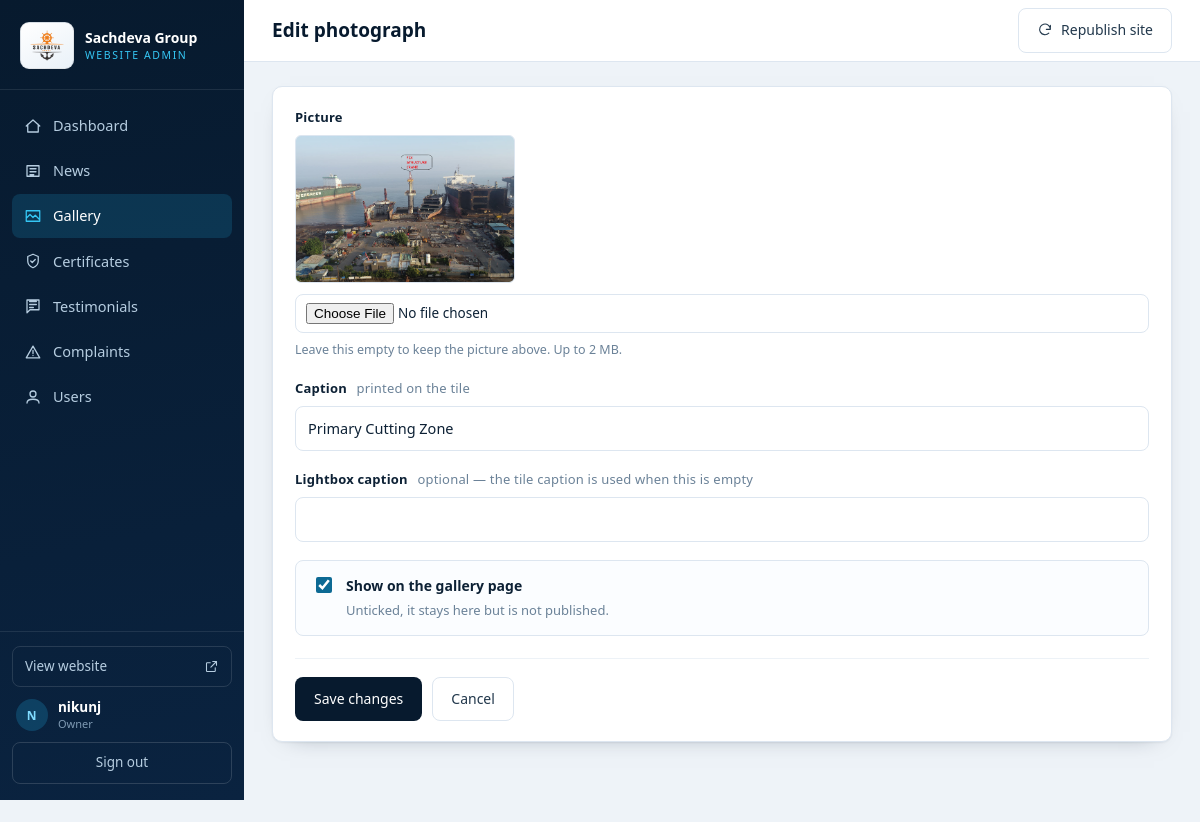
The app's page /admin/gallery.php?action=edit&id=1 (signed in) with its own data.
### tables this page shows
CREATE TABLE sg_users (
            id            INTEGER PRIMARY KEY AUTOINCREMENT,
            username      TEXT NOT NULL,
            password_hash TEXT NOT NULL,
            full_name     TEXT NOT NULL DEFAULT '',
            email         TEXT NOT NULL DEFAULT '',
            role          TEXT NOT NULL DEFAULT 'editor',
            is_active     INTEGER NOT NULL DEFAULT 1,
            created_at    TEXT NOT NULL DEFAULT '',
            last_login_at TEXT NOT NULL DEFAULT '',
            UNIQUE (username)
        );

CREATE TABLE sg_gallery (
            id           INTEGER PRIMARY KEY AUTOINCREMENT,
            title        TEXT NOT NULL,
            caption      TEXT,
            image        TEXT,
            is_published INTEGER NOT NULL DEFAULT 1,
            sort_order   INTEGER NOT NULL DEFAULT 0,
            created_at   TEXT NOT NULL DEFAULT '',
            updated_at   TEXT NOT NULL DEFAULT ''
        );

### includes/helpers.php (called while the page is built, shortened)
<?php
if (!function_exists('e')) {
    function e($s) {
        return htmlspecialchars((string) $s, ENT_QUOTES | ENT_SUBSTITUTE, 'UTF-8');
    }
}
function sg_get($key, $default = '') {
    return trim(preg_replace('/[\x00-\x1F\x7F]/u', '', (string) $_GET[$key]));
}
function sg_get_int($key, $default = 0) {
    return isset($_GET[$key]) && !is_array($_GET[$key]) ? (int) $_GET[$key] : $default;
}
function sg_initials($name, $max = 3) {
    $name = trim(preg_replace('/[^\p{L}\p{N} ]+/u', ' ', (string) $name));
    $words = preg_split('/\s+/u', $name, -1, PREG_SPLIT_NO_EMPTY);
    $out = '';
    foreach ($words as $w) {
        $out .= mb_strtoupper(mb_substr($w, 0, 1, 'UTF-8'), 'UTF-8');
    }
    return $out !== '' ? $out : '--';
}
function sg_bytes($n) {
    $n = (float) $n;
    if ($n >= 1048576) return round($n / 1048576, 1) . ' MB';
    return (int) $n . ' B';
}
function sg_effective_max_upload() {
    $toBytes = function ($v) {
        $v = trim((string) $v);
        if ($v === '') return 0;
        $unit = strtolower(substr($v, -1));
        $num  = (float) $v;
        if ($unit === 'g') return (int) ($num * 1073741824);
        if ($unit === 'm') return (int) ($num * 1048576);
        if ($unit === 'k') return (int) ($num * 1024);
        return (int) $num;
    };
    $limits = array((int) sg_config('max_upload', 4194304));
    foreach (array('upload_max_filesize', 'post_max_size') as $k) {
        $b = $toBytes(ini_get($k));
        if ($b > 0) $limits[] = $b;
    }
    return min($limits);
}

### includes/auth.php (called while the page is built, shortened)
<?php
require_once __DIR__ . '/db.php';
require_once __DIR__ . '/helpers.php';
function sg_user() {
    static $cached = null;
    static $looked = false;
    if ($looked) return $cached;
    $looked = true;
    $u = sg_one('SELECT * FROM sg_users WHERE id = ?', array((int) $_SESSION['sg_uid']));
    $cached = $u;
    return $cached;
}
function sg_is_owner() {
    $u = sg_user();
    return $u && $u['role'] === 'owner';
}
function sg_require_login() {
    if (sg_user()) return;
}

### includes/db.php (called while the page is built, shortened)
<?php
function sg_config($key = null, $default = null) {
    static $cfg = null;
    if ($cfg === null) $cfg = require __DIR__ . '/config.php';
    return array_key_exists($key, $cfg) ? $cfg[$key] : $default;
}
function sg_driver() {
    $db = sg_config('db');
    return (isset($db['driver']) && $db['driver'] === 'mysql') ? 'mysql' : 'sqlite';
}
function sg_db() {
    static $pdo = null;
    if ($pdo instanceof PDO) return $pdo;
    $db  = sg_config('db');
    $opt = array(
        PDO::ATTR_ERRMODE            => PDO::ERRMODE_EXCEPTION,
        PDO::ATTR_DEFAULT_FETCH_MODE => PDO::FETCH_ASSOC,
        PDO::ATTR_EMULATE_PREPARES   => false,
    );
    if (sg_driver() === 'mysql') {
        $dsn = 'mysql:host=' . $db['host'] . ';port=' . (int) $db['port']
             . ';dbname=' . $db['name'] . ';charset=' . (isset($db['charset']) ? $db['charset'] : 'utf8mb4');
        $pdo = new PDO($dsn, $db['user'], $db['pass'], $opt);
    } else {
        $file = $db['file'];
        $pdo = new PDO('sqlite:' . $file, null, null, $opt);
        $pdo->exec('PRAGMA foreign_keys = ON');
        $pdo->exec('PRAGMA journal_mode = WAL');
        $pdo->exec('PRAGMA busy_timeout = 5000');
    }
    return $pdo;
}
function sg_one($sql, $args = array()) {
    $st = sg_db()->prepare($sql);
    $st->execute($args);
    $row = $st->fetch();
    return $row === false ? null : $row;
}

### includes/config.php (called while the page is built, shortened)
<?php
$config = array(
    'db' => array(
        'driver' => 'sqlite',
        'file'   => dirname(__DIR__) . '/data/content.sqlite',
        'host'    => 'localhost',
        'port'    => 3306,
        'name'    => 'sachdeva_cms',
        'user'    => 'root',
        'pass'    => '',
        'charset' => 'utf8mb4',
    ),
    'upload_dir'  => 'uploads',
    'max_upload'  => 4 * 1024 * 1024,
    'image_types' => array('jpg', 'jpeg', 'png', 'webp', 'gif'),
    'targets' => array(
        'news'         => 'news.html',
        'gallery'      => 'gallery.html',
        'testimonials' => 'about_us.html',
        'certificates' => 'our_credentials.html',
    ),
    'session_name'    => 'SGADMIN',
    'session_idle'    => 2 * 60 * 60,
    'login_max_tries' => 6,
    'login_window'    => 15 * 60,
    'site_name' => 'Sachdeva Group of Industries',
    'site_url'  => '',
);
$localFile = __DIR__ . '/config.local.php';
return $config;

### admin/gallery.php (the view, shortened to what this page needs)
<?php
require __DIR__ . '/_bootstrap.php';
sg_require_login();
require __DIR__ . '/_layout.php';
$action = sg_get('action', 'list');
$id     = sg_get_int('id');
if ($action === 'edit') {
    if (!isset($item)) {
        $item = sg_one('SELECT * FROM sg_gallery WHERE id = ?', array($id));
    }
    sg_admin_head('Edit photograph', 'gallery.php');
    ?>
    <form method="post" action="gallery.php" enctype="multipart/form-data" class="card form">
        <div class="form__grid">
            <div class="field field--wide">
                <span>Picture</span>
                <div class="thumbrow">
                    <img class="thumb thumb--lg" src="../<?php echo e($item['image']); ?>" alt="">
                </div>
                <input type="file" name="image" accept="image/jpeg,image/png,image/webp,image/gif">
                <small class="hint">
                    Leave this empty to keep the picture above. Up to
                    <?php echo e(sg_bytes(sg_effective_max_upload())); ?>.
                </small>
            </div>
            <label class="field field--wide">
                <span>Caption <em>printed on the tile</em></span>
                <input type="text" name="title" value="<?php echo e($item['title']); ?>"
                       maxlength="120" required autofocus>
            </label>
            <label class="field field--wide">
                <span>Lightbox caption <em>optional — the tile caption is used when this is empty</em></span>
                <input type="text" name="caption" value="<?php echo e($item['caption']); ?>" maxlength="200">
            </label>
            <label class="check check--box field--wide">
                <input type="checkbox" name="is_published" value="1"
                       <?php echo (int) $item['is_published'] === 1 ? 'checked' : ''; ?>>
                <span>Show on the gallery page<em>Unticked, it stays here but is not published.</em></span>
            </label>
        </div>
        <div class="form__foot">
            <button type="submit" class="btn btn--primary">Save changes</button>
            <a class="btn btn--ghost" href="gallery.php">Cancel</a>
        </div>
    </form>
    <?php
    sg_admin_foot();
    exit;
}
?>

### admin/_layout.php (shortened to what this page needs)
<?php
function sg_nav_items() {
    return array(
        array('dashboard.php', 'Dashboard', 'M3 12l9-8 9 8M5 10v10h14V10'),
        array('news.php',      'News',      'M4 5h16v14H4zM8 9h8M8 13h8M8 17h5'),
        array('gallery.php',   'Gallery',   'M3 5h18v14H3zM3 15l5-5 4 4 3-3 6 6'),
        array('certificates.php', 'Certificates', 'M12 3l7 3v6c0 4.2-2.9 7.4-7 9-4.1-1.6-7-4.8-7-9V6zM9 12l2 2 4-4'),
        array('testimonials.php', 'Testimonials', 'M7.5 6h9M7.5 10h9M7.5 14h5M4 4h16v13H8l-4 4z'),
        array('complaints.php',   'Complaints',   'M12 4.2 21 19.8H3zM12 10v4M12 16.6v.2'),
        array('users.php',     'Users',     'M4 20c0-3.3 3.6-5 8-5s8 1.7 8 5M12 4a4 4 0 110 8 4 4 0 010-8'),
    );
}
function sg_admin_head($title, $active = '') {
    $u = sg_user();
    ?><!doctype html>
<html lang="en">
<head>
    <link rel="stylesheet" href="assets/admin.css">
</head>
<body>
    <div class="shell">
        <aside class="side" id="side">
            <div class="side__brand">
                <span class="brand-plate"><img src="../images/logo.png" alt="" width="34" height="31"></span>
                <span>
                    <strong>Sachdeva Group</strong>
                    <em>Website admin</em>
                </span>
            </div>
            <nav class="side__nav" aria-label="Sections">
                <?php foreach (sg_nav_items() as $item):
                    list($href, $label, $path) = $item;
                    $on = ($active === $href); ?>
                    <a href="<?php echo e($href); ?>"<?php echo $on ? ' class="is-on" aria-current="page"' : ''; ?>>
                        <svg viewBox="0 0 24 24" fill="none" stroke="currentColor" stroke-width="1.7"
                             stroke-linecap="round" stroke-linejoin="round" aria-hidden="true"><path d="<?php echo e($path); ?>"/></svg>
                        <span><?php echo e($label); ?></span>
                    </a>
                <?php endforeach; ?>
            </nav>
            <div class="side__foot">
                <a class="side__site" href="../" target="_blank" rel="noopener">
                    View website
                    <svg viewBox="0 0 24 24" fill="none" stroke="currentColor" stroke-width="1.7"
                         stroke-linecap="round" stroke-linejoin="round" aria-hidden="true">
                        <path d="M14 4h6v6M20 4l-9 9M18 14v5a1 1 0 01-1 1H5a1 1 0 01-1-1V7a1 1 0 011-1h5"/>
                    </svg>
                </a>
                <?php if ($u): ?>
                    <div class="side__me">
                        <span class="side__av"><?php echo e(sg_initials($u['full_name'] !== '' ? $u['full_name'] : $u['username'], 2)); ?></span>
                        <span class="side__who">
                            <strong><?php echo e($u['full_name'] !== '' ? $u['full_name'] : $u['username']); ?></strong>
                            <em><?php echo e($u['role'] === 'owner' ? 'Owner' : 'Editor'); ?></em>
                        </span>
                    </div>
                    <form method="post" action="logout.php" class="side__out">
                        <button type="submit">Sign out</button>
                    </form>
                <?php endif; ?>
            </div>
        </aside>
        <main class="main" id="main">
            <header class="bar">
                <h1><?php echo e($title); ?></h1>
                <form method="post" action="publish.php" class="bar__pub">
                    <button type="submit" class="btn btn--ghost" title="Rewrite every managed section of the website from what is stored here">
                        <svg viewBox="0 0 24 24" fill="none" stroke="currentColor" stroke-width="1.7"
                             stroke-linecap="round" stroke-linejoin="round" aria-hidden="true">
                            <path d="M20 11a8 8 0 10-2.3 5.7M20 5v6h-6"/>
                        </svg>
                        Republish site
                    </button>
                </form>
            </header>
            <div class="wrap">
<?php
}
function sg_admin_foot() {
    ?>
            </div>
        </main>
    </div>
</body>
</html>
<?php
}

### records on screen
sg_users: full_name "N", full_name "nikunj", role "Owner"
sg_gallery: image (picture), title "Primary Cutting Zone", is_published "☑"

### other values on screen
$label "Dashboard"
$label "News"
$label "Gallery"
$label "Certificates"
$label "Testimonials"
$label "Complaints"
$label "Users"
$title "Edit photograph"
sg_bytes(sg_effective_max_upload()) "2 MB"
